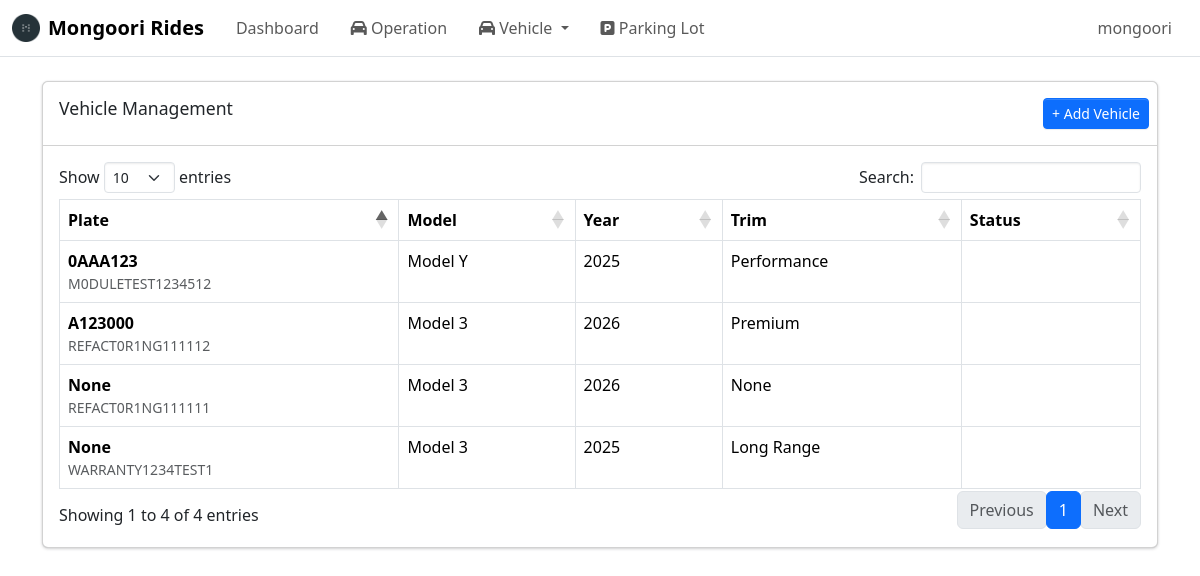
Before: /admin/vehicles/ (signed in) with the older database file.
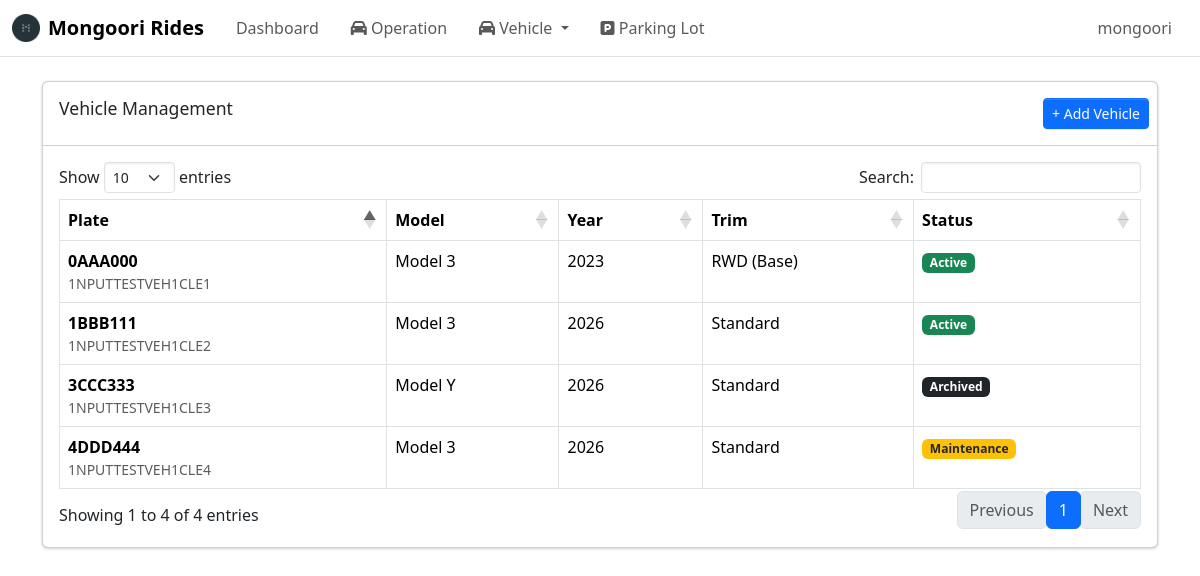
After: the same page with the newer database file.
### tables this page shows
CREATE TABLE vehicle (
    vehicle_id INTEGER PRIMARY KEY AUTOINCREMENT,
    vin TEXT NOT NULL UNIQUE CHECK(length(vin) = 17),
    make TEXT,
    model TEXT,
    model_year INTEGER,
    trim TEXT,
    exterior TEXT,
    interior TEXT,
    plate_number TEXT,
    mileage INTEGER,
    software TEXT,

    vehicle_status TEXT NOT NULL 
        CHECK(vehicle_status IN ('Active', 'Maintenance', 'Archived')),

    created_at DATETIME DEFAULT CURRENT_TIMESTAMP
);

### routes/admin/vehicle_pages/management.py (the view)
@vehicle_pages_bp.route("/",methods=["GET"])
def vehicle_list_page():
    if not session.get("admin_logged_in"):
        return redirect(url_for("auth.admin_login"))
    conn = get_conn()
    cur = conn.cursor()
    cur.execute("""
            SELECT
                vehicle_id,
                vin,
                plate_number,
                model,
                model_year,
                trim,
                vehicle_status
            FROM vehicle
            ORDER BY plate_number ASC
    """)
    vehicles = cur.fetchall()
    return render_template("vehicle_info_management.html", vehicles=vehicles)

### db.py (called while the page is built)
def make_dict(cursor, row):
    return {col[0]: row[idx] for idx, col in enumerate(cursor.description)}

def get_conn():
    if "db" not in g:
        conn = sqlite3.connect(DB_PATH, check_same_thread=False)
        conn.row_factory = make_dict
        conn.execute("PRAGMA foreign_keys = ON;")
        g.db = conn
    return g.db

def close_conn(e=None):
    db = g.pop("db", None)
    if db is not None:
        db.close()

### templates/vehicle_info_management.html (shortened to what this page needs)
{% extends "base.html" %}
{% block content %}
<div class="card">
    <div class="card-header">
        <h3 class="card-title">Vehicle Management</h3>
        <div class="card-tools">
            <a href="{{ url_for('vehicle_management_pages.vehicle_create_page') }}" class="btn btn-primary btn-sm">
                + Add Vehicle
            </a>
        </div>
    </div>
    <div class="card-body">
        <table id = "vehicleTable" class="table table-bordered table-hover">
            <thead>
                <tr>
                    <th>Plate</th>
                    <th>Model</th>
                    <th>Year</th>
                    <th>Trim</th>
                    <th>Status</th>
                </tr>
            </thead>
            <tbody>
                {% for v in vehicles %}
                <tr data-id="{{ v.vehicle_id }}" data-vin="{{ v.vin }}" data-plate="{{ v.plate_number }}"
                    data-location-name="{{ v.operation_location_name or 'Unassigned' }}" data-location-id="{{ v.operation_location_id or '' }}" style="cursor:pointer;">
                    <td>{{v.plate_number}}</td>
                    <td>{{v.vin}}</td>
                    <td>{{v.model}}</td>
                    <td>{{v.model_year}}</td>
                    <td>{{v.trim}}</td>
                    <td>
                        {% if v.vehicle_status == 'Active' %}
                            <span class="badge bg-success">Active</span>
                        {% elif v.vehicle_status == 'Maintenance' %}
                            <span class="badge bg-warning text-dark">Maintenance</span>
                        {% elif v.vehicle_status == 'Archived' %}
                            <span class="badge bg-dark">Archived</span>
                        {% endif %}
                    </td>
                </tr>
                {% endfor %}
            </tbody>
        </table>
    </div>
</div>
{% endblock %}

### templates/base.html (shortened to what this page needs)
<!doctype html>
<html lang="en">
    <head>
        <link href="https://cdn.jsdelivr.net/npm/bootstrap@5.3.8/dist/css/bootstrap.min.css"
            rel="stylesheet"
>
        <link rel="stylesheet"
            href="{{ url_for('static', filename='adminlte/css/adminlte.min.css') }}">
        <link rel="stylesheet"
            href="https://cdnjs.cloudflare.com/ajax/libs/font-awesome/6.5.1/css/all.min.css"
 />
        <link rel="stylesheet" href="https://cdn.datatables.net/1.13.6/css/dataTables.bootstrap5.min.css">
        <link rel="stylesheet" href="https://cdn.datatables.net/rowgroup/1.3.1/css/rowGroup.bootstrap5.min.css">
        <link rel="stylesheet" href="{{ url_for('static', filename='style.css') }}">
    </head>
    <body class="hold-transition sidebar-mini layout-fixed">
        <nav class="app-header navbar navbar-expand bg-body">
            <div class="container-fluid">
                <a href="/admin/dashboard" class="navbar-brand d-flex align-items-center">
                    <img src="{{ url_for('static', filename='images/Mongoori_Logo.png') }}"
                        alt="Mongoori Rides"
                        style="height: 28px; margin-right: 8px;">
                    <span class="fw-semibold">Mongoori Rides</span>
                </a>
                <ul class="navbar-nav">
                    <li class="nav-item">
                        <a href="/admin/dashboard" class="nav-link">Dashboard</a>
                    </li>
                    <li class="nav-item">
                        <a href="{{ url_for('vehicle_operation_pages.vehicle_list_page') }}" class="nav-link">
                            <i class="fa-solid fa-car"></i> Operation
                        </a>
                    </li>
                    <li class="nav-item dropdown">
                        <a class="nav-link dropdown-toggle" href="#" data-bs-toggle="dropdown">
                            <i class="fa-solid fa-car"></i> Vehicle
                        </a>
                    </li>
                    <li class="nav-item">
                        <a href="{{ url_for('parking_lot_pages.parking_lot_list_page') }}" class="nav-link">
                            <i class="fa fa-parking"></i> Parking Lot
                        </a>
                    </li>
                </ul>
                <ul class="navbar-nav ms-auto">
                    <li class="nav-item dropdown user-menu">
                        <a href="#" class="nav-link dropdown-toggle" data-bs-toggle="dropdown">
                            <span>{{ session.get("admin_username", "Admin") }}</span>
                        </a>
                    </li>
                </ul>
            </div>
        </nav>
        <main class="container mt-4">
            {% block content %}{% endblock %}
        </main>
        {% include "toast_success.html" %}
    </body>
</html>

### templates/toast_success.html (shortened to what this page needs)
<div class="position-fixed top-0 end-0 p-3" style="z-index: 9999">
</div>

Changed rows visible on the page:
removed vehicle: plate_number "None", vin "WARRANTY1234TEST1", model "Model 3", model_year "2025", trim "Long Range"
removed vehicle: plate_number "None", vin "REFACT0R1NG111111", model "Model 3", model_year "2026", trim "None"
removed vehicle: plate_number "0AAA123", vin "M0DULETEST1234512", model "Model Y", model_year "2025", trim "Performance"
removed vehicle: plate_number "A123000", vin "REFACT0R1NG111112", model "Model 3", model_year "2026", trim "Premium"
added vehicle: plate_number "0AAA000", vin "1NPUTTESTVEH1CLE1", model "Model 3", model_year "2023", trim "RWD (Base)", vehicle_status "Active"
added vehicle: plate_number "1BBB111", vin "1NPUTTESTVEH1CLE2", model "Model 3", model_year "2026", trim "Standard", vehicle_status "Active"
added vehicle: plate_number "3CCC333", vin "1NPUTTESTVEH1CLE3", model "Model Y", model_year "2026", trim "Standard", vehicle_status "Archived"
added vehicle: plate_number "4DDD444", vin "1NPUTTESTVEH1CLE4", model "Model 3", model_year "2026", trim "Standard", vehicle_status "Maintenance"
